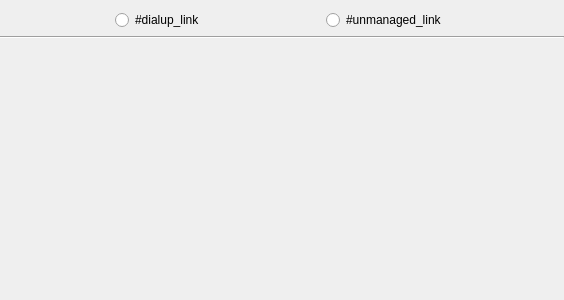
<?xml version="1.0" encoding="UTF-8"?>
<ui version="4.0">
 <class>NetworkServiceWindow</class>
 <widget class="QWidget" name="NetworkServiceWindow">
  <property name="geometry">
   <rect>
    <x>0</x>
    <y>0</y>
    <width>564</width>
    <height>300</height>
   </rect>
  </property>
  <layout class="QVBoxLayout" name="verticalLayout">
   <property name="leftMargin">
    <number>0</number>
   </property>
   <property name="topMargin">
    <number>10</number>
   </property>
   <property name="rightMargin">
    <number>0</number>
   </property>
   <property name="bottomMargin">
    <number>0</number>
   </property>
   <item>
    <layout class="QHBoxLayout" name="horizontalLayout">
     <item>
      <widget class="QRadioButton" name="rbDialupLink">
       <property name="sizePolicy">
        <sizepolicy hsizetype="Maximum" vsizetype="Fixed">
         <horstretch>0</horstretch>
         <verstretch>0</verstretch>
        </sizepolicy>
       </property>
       <property name="text">
        <string>#dialup_link</string>
       </property>
      </widget>
     </item>
     <item>
      <widget class="QRadioButton" name="rbUnmanagedLink">
       <property name="sizePolicy">
        <sizepolicy hsizetype="Maximum" vsizetype="Fixed">
         <horstretch>0</horstretch>
         <verstretch>0</verstretch>
        </sizepolicy>
       </property>
       <property name="text">
        <string>#unmanaged_link</string>
       </property>
      </widget>
     </item>
    </layout>
   </item>
   <item>
    <widget class="Line" name="line">
     <property name="orientation">
      <enum>Qt::Horizontal</enum>
     </property>
    </widget>
   </item>
   <item>
    <widget class="QStackedWidget" name="swContainer">
     <widget class="QWidget" name="page"/>
    </widget>
   </item>
  </layout>
 </widget>
 <resources/>
 <connections/>
</ui>
